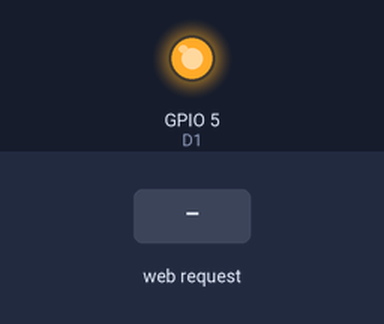
The sketch below on a simulated ESP8266 (NodeMCU). Shown: output pins drawn as LEDs (lit = HIGH). The inputs (shaded band) are chosen by the test bench. WiFi joins after 1.5 s; servers stay silent unless stated; what the sketch prints to the serial monitor is not drawn.

Above: at 2.7 s.
2.8 s: HTTP request GET /LED?light_button=0 received
At 3.9 s:
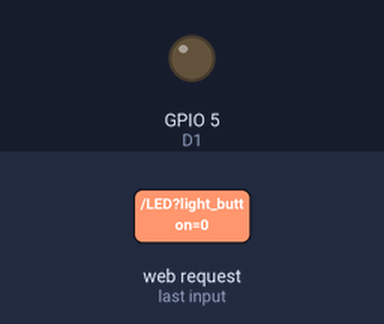
4.3 s: HTTP request GET /LED?light_button=1 received
At 5.1 s:
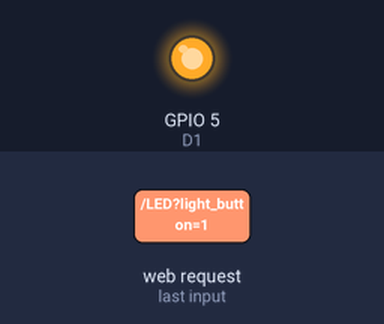
Timing chart, 0 to 7.3 s (numbered marks = the images above; inputs shaded):
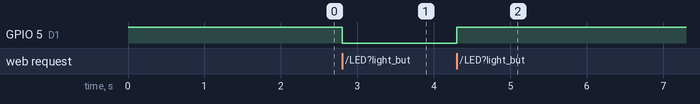

Measured:
- after the input at 2.8 s, GPIO 5 (D1): HIGH → LOW at once
- after the input at 4.3 s, GPIO 5 (D1): LOW → HIGH at once

The sketch:

sketch_may16a.ino
```cpp
#include <ESP8266WiFi.h>        // 本程序使用 ESP8266WiFi库
#include <ESP8266WiFiMulti.h>   //  ESP8266WiFiMulti库
#include <ESP8266WebServer.h>   //  ESP8266WebServer库

ESP8266WiFiMulti wifiMulti;     // 建立ESP8266WiFiMulti对象,对象名称是'wifiMulti'

ESP8266WebServer esp8266_server(80);// 建立ESP8266WebServer对象，对象名称为esp8266_server
                                    // 括号中的数字是网路服务器响应http请求的端口号
                                    // 网络服务器标准http端口号为80，因此这里使用80为端口号

String openh = "<!DOCTYPE html> <html lang= \"ch \">  <head>     <meta charset= \"UTF-8 \">     <meta http-equiv= \"X-UA-Compatible \" content= \"IE=edge \">     <meta name= \"viewport \" content= \"width=device-width, initial-scale=1.0 \">     <title>light the light</title>     <style>         .outbox {             height: 700px;             position: relative;             background-color: white;             border: 1px solid rgba(136, 174, 208, 0.467);         }          .midbox {             height: 200px;             width: 200px;             top: 50%;             left: 50%;             margin: -150px 0 0 -150px;             position: absolute;             line-height: 100px;             justify-content: center;             align-items: Center;         }          .a {             text-decoration: none;         }          .button1 {             width: 250px;             height: 250px;             font-size: 20px;             color: #6c7c6ef3;             border: 9px solid rgba(7, 139, 0, 0.881);             background: rgba(35, 199, 199, 0.921);     border-radius: 50%;    }          .space {             width: 100px;         }     </style> </head>  <body>     <div class= \" outbox \">         <div class= \"midbox \">             <a href='./LED?light_button=1' class='a'>                 <button type='button1' class='button1'>开灯</button>             </a>          </div>     </div> </body>  </html>  ";
String closeh = "<!DOCTYPE html> <html lang= \"ch \">  <head>     <meta charset= \"UTF-8 \">     <meta http-equiv= \"X-UA-Compatible \" content= \"IE=edge \">     <meta name= \"viewport \" content= \"width=device-width, initial-scale=1.0 \">     <title>light the light</title>     <style>         .outbox {             height: 700px;             position: relative;             background-color: white;             border: 1px solid rgba(136, 174, 208, 0.467);         }          .midbox {             height: 200px;             width: 200px;             top: 50%;             left: 50%;             margin: -150px 0 0 -150px;             position: absolute;             line-height: 100px;             justify-content: center;             align-items: Center;         }          .a {             text-decoration: none;         }          .button1 {             width: 250px;             height: 250px;             font-size: 20px;             color: #023407f3;             border: 9px solid black;             background: orange;;   border-radius: 50%;      }          .space {             width: 100px;         }     </style> </head>  <body>     <div class= \" outbox \">         <div class= \"midbox \">             <a href='./LED?light_button=0' class='a'>                 <button type='button1' class='button1'>关灯</button>             </a>          </div>     </div> </body>  </html>  ";


void setup(void){
  Serial.begin(115200);          // 启动串口通讯

  pinMode(05, OUTPUT); // D1
  digitalWrite(05, HIGH);
  //通过addAp函数存储  WiFi名称       WiFi密码
  wifiMulti.addAP("lct", "123456789");

  int i = 0;
  while (wifiMulti.run() != WL_CONNECTED) {  // 此处的wifiMulti.run()是重点。通过wifiMulti.run()，NodeMCU将会在当前
    delay(1000);                             // 环境中搜索addAP函数所存储的WiFi。如果搜到多个存储的WiFi那么NodeMCU
    Serial.print(i++); Serial.print(' ');    // 将会连接信号最强的那一个WiFi信号。
  }                                          // 一旦连接WiFI成功，wifiMulti.run()将会返回“WL_CONNECTED”。这也是
                                             // 此处while循环判断是否跳出循环的条件。

  // WiFi连接成功后将通过串口监视器输出连接成功信息
  Serial.println('\n');                     // WiFi连接成功后
  Serial.print("Connected to ");            // NodeMCU将通过串口监视器输出。
  Serial.println(WiFi.SSID());              // 连接的WiFI名称
  Serial.print("IP address:\t");            // 以及
  Serial.println(WiFi.localIP());           // NodeMCU的IP地址

//--------"启动网络服务功能"程序部分开始--------
  esp8266_server.begin();
  esp8266_server.on("/", handleRoot);
  esp8266_server.on("/LED", HTTP_GET, handleLED);
  esp8266_server.onNotFound(handleNotFound);

//--------"启动网络服务功能"程序部分结束--------
  Serial.println("HTTP esp8266_server started");//  告知用户ESP8266网络服务功能已经启动
}

/* 以下函数语句为本示例程序重点3
详细讲解请参见太极创客网站《零基础入门学用物联网》
第3章-第2节 3_2_1_First_Web_Server 的说明讲解*/
void loop(void){
  esp8266_server.handleClient();     // 处理http服务器访问
}

/* 以下两个函数为本示例程序重点2
详细讲解请参见太极创客网站《零基础入门学用物联网》
第3章-第2节 3_2_1_First_Web_Server 的说明讲解*/
void handleRoot() {   //处理网站根目录“/”的访问请求
  esp8266_server.send(200, "text/html", openh);   // NodeMCU将调用此函数。
}

// 设置处理404情况的函数'handleNotFound'
void handleNotFound(){                                        // 当浏览器请求的网络资源无法在服务器找到时，
  esp8266_server.send(404, "text/plain", "404: Not found");   // NodeMCU将调用此函数。
}

void handleLED() {

  if (esp8266_server.arg("light_button") == "1"){
    digitalWrite(05, HIGH); // D1
    esp8266_server.send(200, "text/html", closeh);
  } // 2端口
  else if (esp8266_server.arg("light_button") == "0"){
    digitalWrite(05, LOW); // D1
    esp8266_server.send(200, "text/html", openh);
  }
}
```
